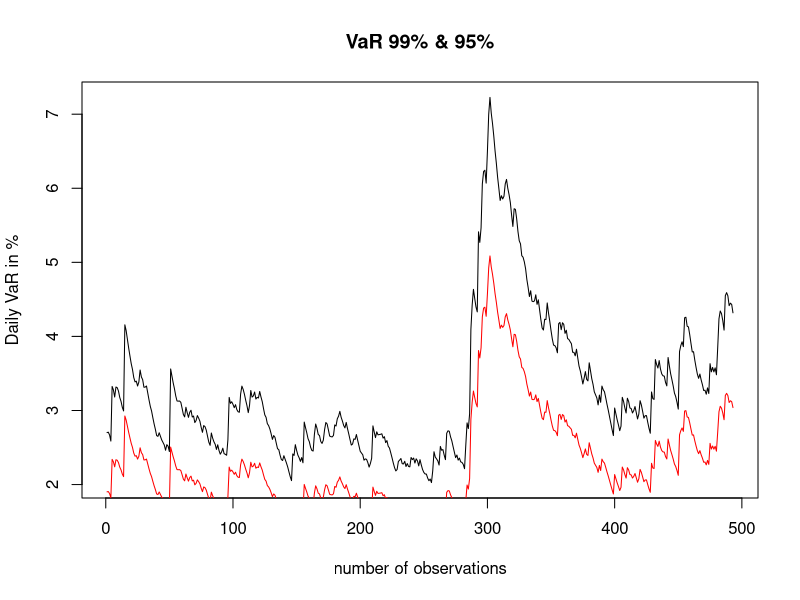
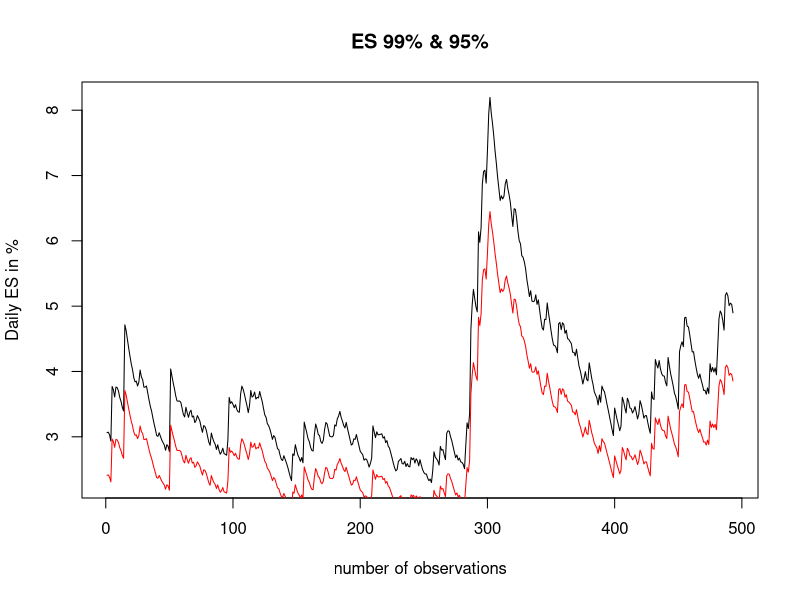
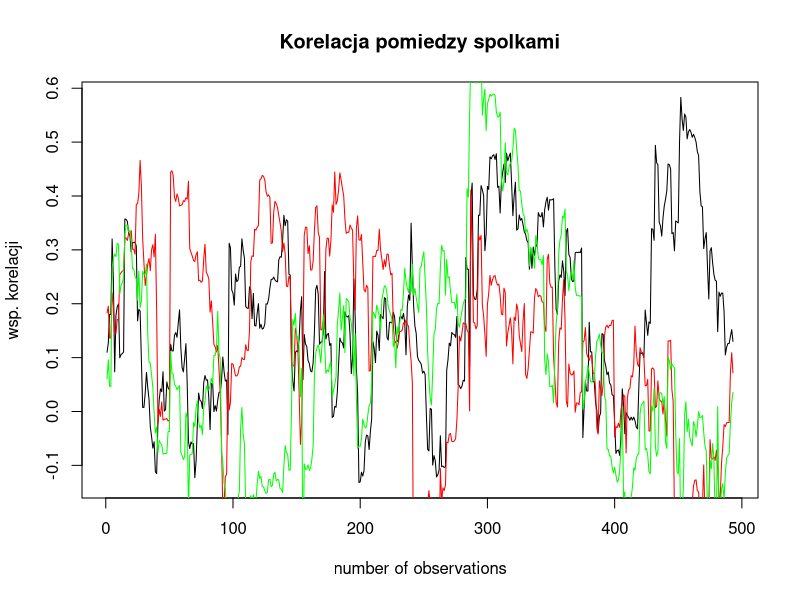

Source code (R) for these figures, in order:
## ---- chunk 1
(
  WD <- getwd()
)
if (!is.null(WD)) setwd(WD)
## ---- chunk 2
dfAS <- read.csv("WSE-ASSECOPOL.csv",sep = ",")
dfAS <- dfAS[nrow(dfAS):1,]
dfCD <- read.csv("WSE-CDPROJEKT.csv",sep = ",")
dfCD <- dfCD[nrow(dfCD):1,]
dfCY <- read.csv("WSE-CYFRPLSAT.csv",sep = ",")
dfCY <- dfCY[nrow(dfCY):1,]

stopaPR <- function(.df,.df1,.df2){
  VolatilityAS <- NULL
  VolatilityCD <- NULL
  VolatilityCY <- NULL
  for(i in 1:(nrow(.df)-1)){
    VolatilityAS[i] <- ((.df$Close[i+1]-.df$Close[i])/(.df$Close[i]))
    VolatilityCD[i] <- ((.df1$Close[i+1]-.df1$Close[i])/(.df1$Close[i]))
    VolatilityCY[i] <- ((.df2$Close[i+1]-.df2$Close[i])/(.df2$Close[i]))
  }
  #Volatility[nrow(.df)] <- NA
  final <- cbind(VolatilityAS,VolatilityCD,VolatilityCY)
  return(final)
}

EWMA <- function(.df){
  .varAS <- NULL
  .varCD <- NULL
  .varCY <- NULL
  .covAS.CD <- NULL
  .covAS.CY <- NULL
  .covCD.CY <- NULL
  lambda <- 0.94
  .varAS[1] <- var(.df$VolatilityAS[1:250])
  .varCD[1] <- var(.df$VolatilityCD[1:250])
  .varCY[1] <- var(.df$VolatilityCY[1:250])
  .covAS.CD[1] <- cov(.df$VolatilityAS[1:250],.df$VolatilityCD[1:250])
  .covAS.CY[1] <- cov(.df$VolatilityAS[1:250],.df$VolatilityCY[1:250])
  .covCD.CY[1] <- cov(.df$VolatilityCD[1:250],.df$VolatilityCY[1:250])
  for(i in 1:nrow(.df)){
    .varAS[i+1] <- .varAS[i]*lambda + ((1-lambda)*.df$VolatilityAS[i]^2)
    .varCD[i+1] <- .varCD[i]*lambda + ((1-lambda)*.df$VolatilityCD[i]^2)
    .varCY[i+1] <- .varCY[i]*lambda + ((1-lambda)*.df$VolatilityCY[i]^2)
    .covAS.CD[i+1] <- .covAS.CD[i]*lambda + ((1-lambda)*.df$VolatilityAS[i]*.df$VolatilityCD[i])
    .covAS.CY[i+1] <- .covAS.CY[i]*lambda + ((1-lambda)*.df$VolatilityAS[i]*.df$VolatilityCY[i])
    .covCD.CY[i+1] <- .covCD.CY[i]*lambda + ((1-lambda)*.df$VolatilityCD[i]*.df$VolatilityCY[i])
  }
  final <- cbind(.varAS,.varCD,.varCY,.covAS.CD,.covAS.CY,.covCD.CY)
  final <- as.data.frame(final)
  return(final)
}

mVaR <- function(.df){
  VaR99 <- NULL
  ES99 <- NULL
  VaR95 <- NULL
  ES95 <- NULL
  .corAS.CD <- NULL
  .corAS.CY <- NULL
  .corCD.CY <- NULL
  .row1 <- c(0.33,0.33,0.33)
  for(i in 2:nrow(.df)){
    .row2 <- c(.df$.varAS[i],.df$.covAS.CD[i],.df$.covAS.CY[i])
    .row3 <- c(.df$.covAS.CD[i],.df$.varCD[i],.df$.covCD.CY[i])
    .row4 <- c(.df$.covAS.CY[i],.df$.covCD.CY[i],.df$.varCY[i])
    macierz <- rbind(.row2,.row3,.row4)
    macierz1 <- .row1*macierz
    temp <- c(sum(macierz1[,1]),sum(macierz1[,2]),sum(macierz1[,3]))
    war.portfela <- sum(.row1*temp)
    SD.portfela <- sqrt(war.portfela)
    VaR99[i-1] <- 2.33*SD.portfela*100
    VaR95[i-1] <- 1.64*SD.portfela*100
    ES99[i-1] <- (SD.portfela*(exp(-(2.33^2)/2))/(sqrt(2*pi)*0.01))*100
    ES95[i-1] <- (SD.portfela*(exp(-(1.64^2)/2))/(sqrt(2*pi)*0.05))*100
    .SD <- c(sqrt(macierz[1,1]),sqrt(macierz[2,2]),sqrt(macierz[3,3]))
    .corAS.CD[i-1] <- macierz[1,2]/(.SD[1]*.SD[2])
    .corAS.CY[i-1] <- macierz[1,3]/(.SD[1]*.SD[3])
    .corCD.CY[i-1] <- macierz[2,3]/(.SD[2]*.SD[3])
  }
  final <- cbind(VaR99,ES99,VaR95,ES95,.corAS.CD,.corAS.CY,.corCD.CY)
  final <- as.data.frame(final)
  return(final)
}
## ---- chunk 3
str(dfAS)
head(dfAS)
str(dfCD)
head(dfCD)
str(dfCY)
head(dfCY)
## ---- chunk 4
test <- stopaPR(dfAS,dfCD,dfCY)
test <- as.data.frame(test)
zxc <- EWMA(test)
f <- mVaR(zxc)

plot(f$VaR99, type = "l",main = "VaR 99% & 95%", ylab = "Daily VaR in %", xlab = "number of observations")
lines(f$VaR95,type = "l", col = "red")
## ---- chunk 5
plot(f$ES99, type = "l",main = "ES 99% & 95%", ylab = "Daily ES in %", xlab = "number of observations")
lines(f$ES95,type = "l", col = "red")
## ---- chunk 6
plot(f$.corAS.CD, type = "l",main = "Korelacja pomiedzy spolkami", ylab = "wsp. korelacji", xlab = "number of observations")
lines(f$.corAS.CY,type = "l", col = "red")
lines(f$.corCD.CY,type = "l", col = "green")
